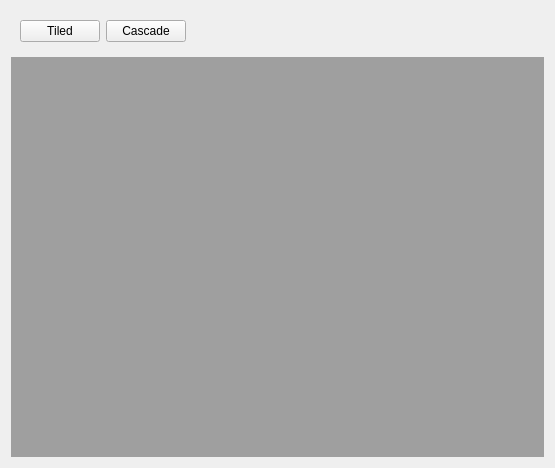
               <widget class="QWidget" name="widget" native="true">
                <layout class="QGridLayout" name="gridLayout_9">
                 <item row="1" column="0">
                  <widget class="QMdiArea" name="mdiArea">
                   <property name="styleSheet">
                    <string notr="true">border-radius: 15px;</string>
                   </property>
                  </widget>
                 </item>
                 <item row="0" column="0">
                  <widget class="QWidget" name="widget_30" native="true">
                   <layout class="QGridLayout" name="gridLayout_26">
                    <item row="0" column="1">
                     <widget class="QPushButton" name="pb_MDI_Cascade">
                      <property name="text">
                       <string>Cascade</string>
                      </property>
                     </widget>
                    </item>
                    <item row="0" column="0">
                     <widget class="QPushButton" name="pb_MDI_Tiled">
                      <property name="text">
                       <string>Tiled</string>
                      </property>
                     </widget>
                    </item>
                    <item row="0" column="2">
                     <spacer name="horizontalSpacer_6">
                      <property name="orientation">
                       <enum>Qt::Horizontal</enum>
                      </property>
                      <property name="sizeHint" stdset="0">
                       <size>
                        <width>40</width>
                        <height>20</height>
                       </size>
                      </property>
                     </spacer>
                    </item>
                   </layout>
                  </widget>
                 </item>
                </layout>
               </widget>
